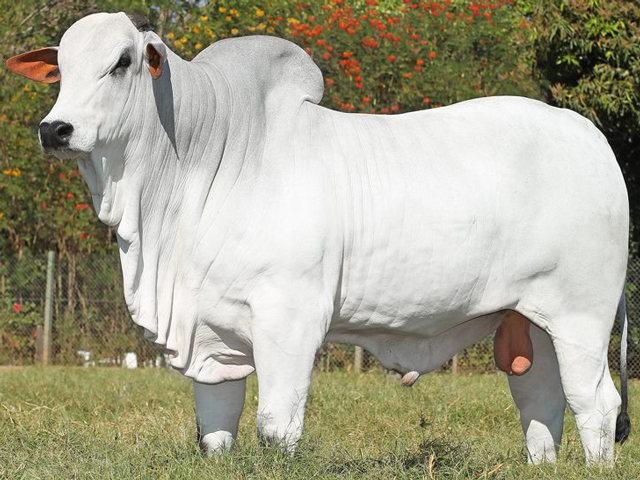
#> input picture imgs_tests/nelore.jpeg, 640 x 480 px
$ python -i image_utils.py   (imports and definitions only)
#> lines starting #> are read from the running program, lines starting #| are printed output that depends on the picture
#> further down, picture is the input picture: shape (480, 640, 3); mean B, G, R 142.8, 163.4, 166.1
import cv2


# [5 lines left out: function _detection_box, not called in this run]


def improve_lighting(frame):
    """Equaliza o canal L no espaço LAB para melhorar iluminação variável."""
    lab = cv2.cvtColor(frame, cv2.COLOR_BGR2LAB)
#> lab: shape (480, 640, 3); mean of channels 0, 1, 2 168.4, 125.9, 139.7
    l, a, b = cv2.split(lab)
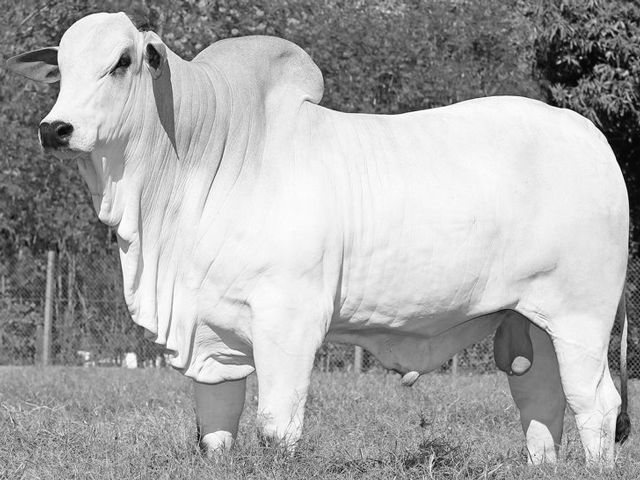
#> l: shape (480, 640); min 1, max 255, mean 168.4
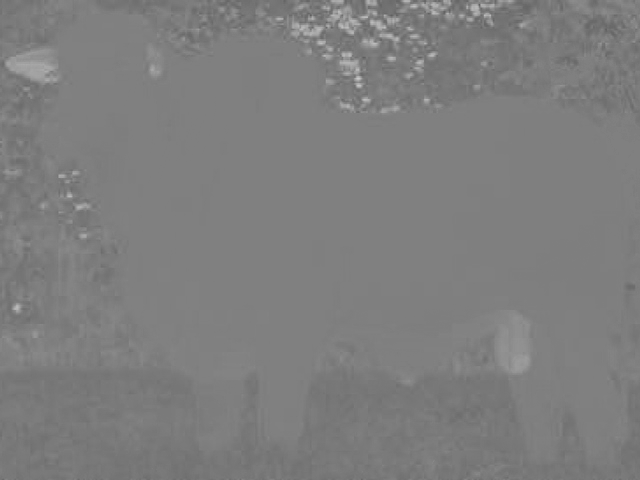
#> a: shape (480, 640); min 94, max 201, mean 125.9
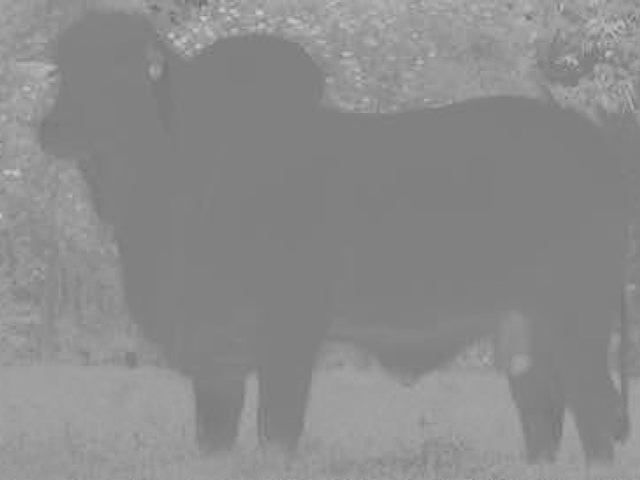
#> b: shape (480, 640); min 108, max 203, mean 139.7
    l = cv2.equalizeHist(l)
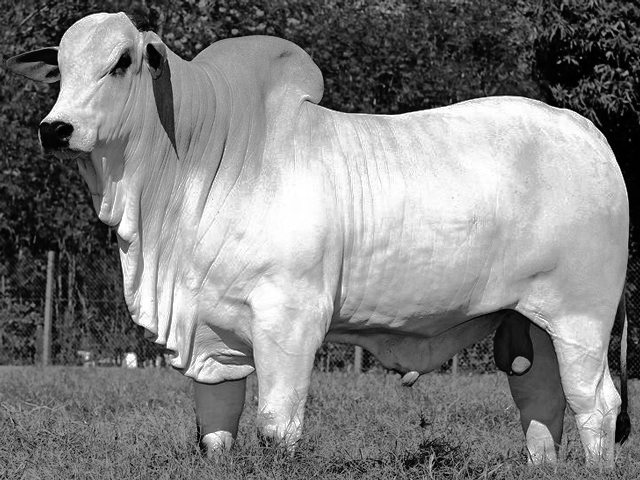
#> l: shape (480, 640); min 0, max 255, mean 128.4
    lab = cv2.merge((l, a, b))
#> lab: shape (480, 640, 3); mean of channels 0, 1, 2 128.4, 125.9, 139.7
    return cv2.cvtColor(lab, cv2.COLOR_LAB2BGR)
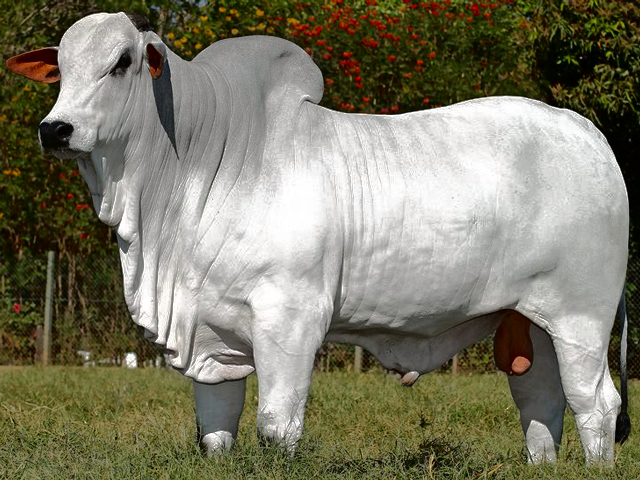
#> returned value: shape (480, 640, 3); mean B, G, R 105.3, 124, 126.5


# [202 lines left out: functions _box_xyxy, draw_boxes, draw_fps, draw_hud, _wrap_text, draw_ia_panel and 1 more, not called in this run]


def resize_frame(frame, width=640, height=480):
    return cv2.resize(frame, (width, height))

>>> import cv2
>>> picture = cv2.imread('../../imgs_tests/nelore.jpeg')
>>> result = improve_lighting(picture)
